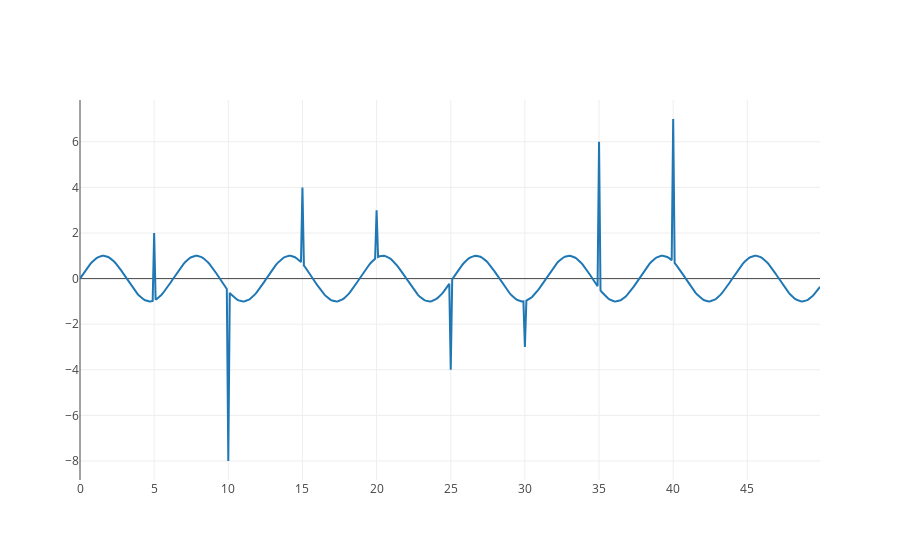

Notebook cell for this chart:
### Code cell
iplot([{"x": x, "y": y}])

### Figure 1 — Plotly figure (JSON) as saved in the notebook; plotly's stock layout.template omitted (floating-point values rounded to 4 significant figures; data arrays with more than 128 entries replaced by an {"elided": "..."} marker saying what was removed)
{"data": [{"x": {"elided": "500 float values"}, "y": {"elided": "500 float values"}}], "layout": {}}
